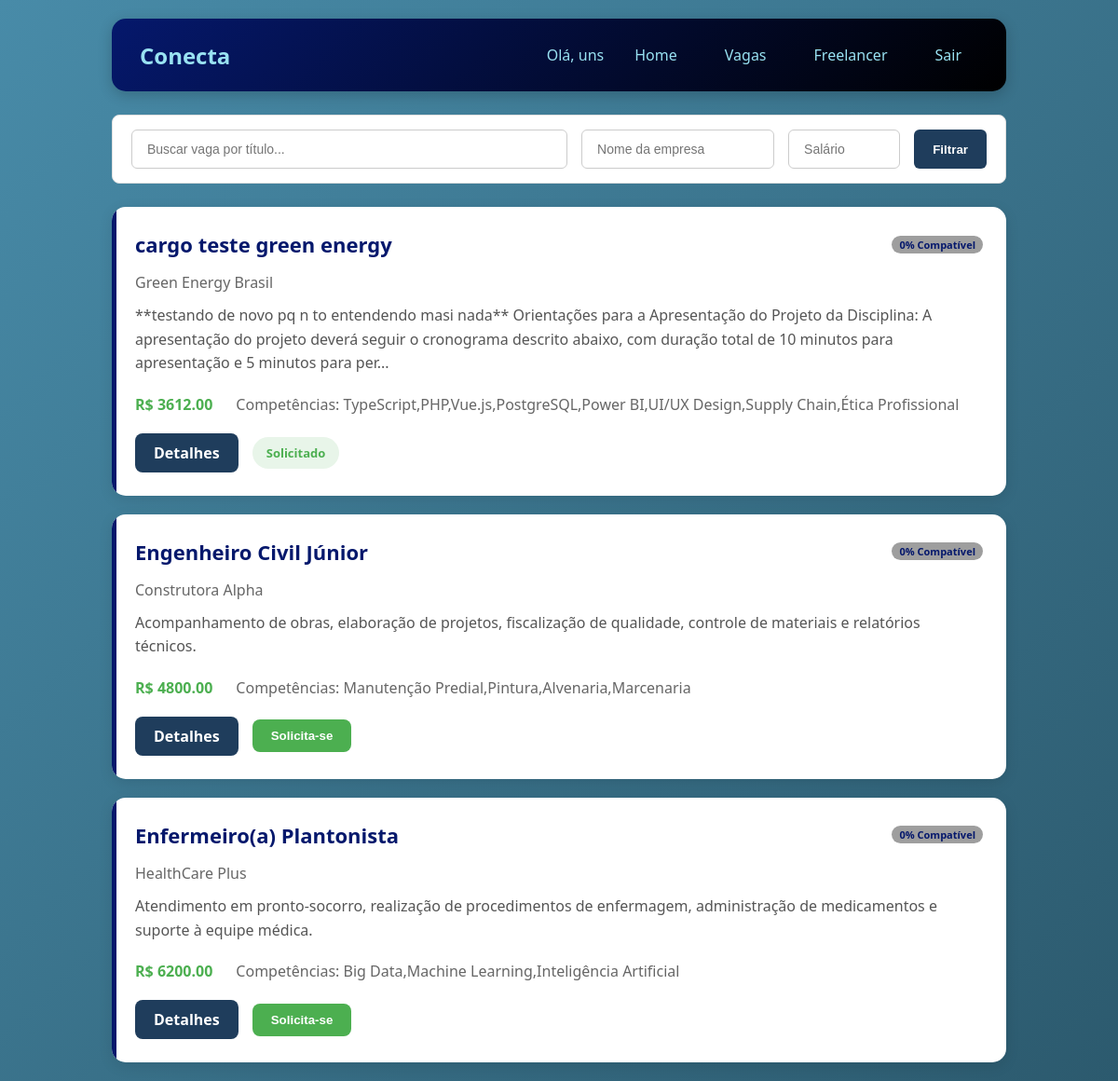
Screenshot of /vagas (signed in) with the database file from the repository.
### tables this page shows
CREATE TABLE vagas (
        id_vaga INTEGER PRIMARY KEY AUTOINCREMENT,
        titulo TEXT,
        descricao TEXT,
        salario REAL,
        cidade TEXT,
        regime TEXT,
        status TEXT DEFAULT 'ativa',
        data_publicacao TIMESTAMP DEFAULT CURRENT_TIMESTAMP,
        id_empresa INTEGER ,
        FOREIGN KEY (id_empresa) REFERENCES empresas (id_empresa)
    );

### routes/route_vagas.py (the view)
@bp_vagas.route('/vagas')
def listar_vagas():
    if 'usuario_id' not in session :
        return redirect('/')
    busca = request.args.get('busca', '')
    salario_min = request.args.get('salario_min', '')
    empresa = request.args.get('empresa', '')
    salario_min_float = float(salario_min) if salario_min else None
    vagas = Vaga.listar_todas(
        busca=busca if busca else None,
        salario_min=salario_min_float,
        empresa=empresa if empresa else None
    )
    id_funcionario = session['usuario_id']
    vagas_formatadas = []
    for vaga in vagas:
        vaga_dict = dict(vaga)
        vaga_dict['match_percent'] = Match.calcular(id_funcionario, vaga_dict['id_vaga'])
        vaga_dict['candidatou'] = CandidaturaCRUD.verificar_candidatura(id_funcionario, vaga_dict['id_vaga'])
        vagas_formatadas.append(vaga_dict)
    return render_template('vaga/vagas_listar.html', vagas=vagas_formatadas)

### CRUDs/candidatura.py (called while the page is built)
    @staticmethod
    def verificar_candidatura(id_funcionario, id_vaga):
        conn = get_connection()
        try:
            cursor = conn.cursor()
            cursor.execute('''
                SELECT 1 FROM candidaturas
                WHERE id_funcionario = ? AND id_vaga = ?
            ''', (id_funcionario, id_vaga))
            return cursor.fetchone() is not None
        finally:
            conn.close()

    @staticmethod
    def calcular(id_funcionario, id_vaga):
        conn = get_connection()
        try:
            cursor = conn.cursor()
            cursor.execute('SELECT COUNT(*) as total FROM vaga_competencias WHERE id_vaga = ?', (id_vaga,))
            total_vaga = cursor.fetchone()['total']
            if total_vaga == 0:
                return 0
            cursor.execute('''
                SELECT COUNT(*) as match
                FROM funcionario_competencias
                WHERE id_funcionario = ?
                AND id_competencia IN (SELECT id_competencia FROM vaga_competencias WHERE id_vaga = ?)
            ''', (id_funcionario, id_vaga))
            match_comp = cursor.fetchone()['match']
            percent_comp = (match_comp / total_vaga) * 100  #
            return round(percent_comp)
        finally:
            conn.close()

### database/connect.py (called while the page is built)
def get_connection():
    conn = sqlite3.connect(Config.DB_PATH)
    conn.execute("PRAGMA foreign_keys = ON;")
    conn.row_factory = sqlite3.Row
    return conn

### models/model_vagas.py (called while the page is built)
    @staticmethod
    def listar_todas(busca=None, salario_min=None, empresa=None, filtros=None):
        if filtros is None:
            filtros = {
                'busca': busca,
                'salario_min': salario_min,
                'empresa': empresa
        }
        return VagaCRUD.listar_todas(filtros)

    @staticmethod
    def calcular(id_funcionario, id_vaga):
        if id_funcionario <= 0 or id_vaga <= 0:
            return 0
        return MatchCRUD.calcular(id_funcionario, id_vaga)

### templates/vaga/vagas_listar.html (shortened to what this page needs)
<!DOCTYPE html>
<html lang="pt-br">
<head>
    <link rel="stylesheet" href="../static/css/vaga/vagas_list.css">
</head>
<body>
{% extends "menu.html" %}
{% block content %}
  <div class="filtros">
    <form method="GET" action="{{ url_for('vagas.listar_vagas') }}">
        <div class="filtros-inputs">
            <input type="text" name="busca" class="input-busca" placeholder=" Buscar vaga por título..." value="{{ busca or '' }}">
            <input type="text" name="empresa" placeholder=" Nome da empresa" value="{{ empresa or '' }}">
            <input type="number" name="salario_min" class="input-salario" placeholder=" Salário " value="{{ salario_min or '' }}" step="1000">
            <button type="submit" class="btn-filtrar"> Filtrar</button>
        </div>
    </form>
</div>
        <div class="vagas-container">
            {% if vagas %}
                {% for vaga in vagas %}
                    <div class="vaga-card">
                        <div class="vaga-header">
                            <h2>{{ vaga.titulo }}</h2>
                            {%if session.get('tipo') == 'funcionario' %}
                            {% set match = vaga.get('match_percent', 0) %}
                            <div class="match-badge
                                {% if match >= 70 %}high
                                {% elif match >= 40 %}medium
                                {% else %}low{% endif %}">
                                {{ match }}% Compatível
                            </div>
                            {% endif %}
                        </div>
                        <div class="empresa">{{ vaga.empresa_nome }}</div>
                        <p class="descricao">
                            {{ vaga.descricao[:250] }}{% if vaga.descricao|length > 250 %}...{% endif %}
                        </p>
                        <div class="info">
                            <div class="salario">
                                {% if vaga.salario %}
                                    R$ {{ "%.2f"|format(vaga.salario) }}
                                {% else %}
                                    Salário a combinar
                                {% endif %}
                            </div>
                            <div class="competencias">
                                Competências: {{ vaga.competencias or 'Não especificadas' }}
                            </div>
                        </div>
                        <div class="acoes">
                            <a href="{{ url_for('candidatar_se.detalhe_vaga', id_vaga=vaga.id_vaga) }}" class="btn-ver">Detalhes</a>
                            {% if vaga.get('candidatou') %}
                                <span class="badge-candidatado"> Solicitado </span>
                            {% else %}
                            {% if session.get('tipo') == 'funcionario' %}
                                <form action="{{ url_for('candidatar_se.candidatar_vaga', id_vaga=vaga.id_vaga) }}" method="POST" style="display: inline;">
                                    <button type="submit" class="btn-candidatar">Solicita-se</button>
                                </form>
                            {% endif %}
                            {% endif %}
                        </div>
                    </div>
                {% endfor %}
            {% endif %}
        </div>
    </div>
{% endblock %}

### static/css/vaga/vagas_list.css (style rules this page uses)
* { margin: 0; padding: 0; box-sizing: border-box; }
body { font-family: 'Segoe UI', Tahoma, Geneva, Verdana, sans-serif; background: linear-gradient(135deg, #488BA8 0%, #2c5a6e 100%); min-height: 100vh; }
.filtros { background: #ffffff; padding: 15px 20px; border-radius: 8px; border: 1px solid #e0e0e0; margin-bottom: 25px; width: 100%; box-sizing: border-box; }
.filtros form { width: 100%; }
.filtros-inputs { display: flex; gap: 15px; align-items: center; width: 100%; flex-wrap: wrap; }
.filtros-inputs input { flex: 1; padding: 10px 12px; border: 1px solid #cccccc; border-radius: 6px; font-size: 14px; outline: none; height: 42px; box-sizing: border-box; }
.filtros-inputs input.input-busca { flex: 3; }
.filtros-inputs input.input-salario { flex: 0.8; min-width: 120px; }
.btn-filtrar { background-color: #1f3d5c; color: #ffffff; border: none; padding: 0 25px; border-radius: 6px; font-weight: 600; cursor: pointer; height: 42px; display: flex; align-items: center; justify-content: center; transition: all 0.3s ease; }
.btn-filtrar { background-color: #1f3d5c; color: #ffffff; border: none; padding: 10px 20px; border-radius: 6px; font-weight: 600; cursor: pointer; text-align: center; transition: all 0.3s ease; }
.vagas-container { display: grid; gap: 20px; }
.vaga-card { background: white; border-radius: 15px; padding: 25px; box-shadow: 0 4px 15px rgba(0,0,0,0.1); transition: all 0.3s; position: relative; overflow: hidden; }
.vaga-card::before { content: ''; position: absolute; top: 0; left: 0; width: 5px; height: 100%; background: #05186c; }
.vaga-header { display: flex; justify-content: space-between; align-items: center; margin-bottom: 15px; flex-wrap: wrap; gap: 10px; }
.vaga-header h2 { color: #05186c; font-size: 22px; }
.match-badge { padding: 6px 15px; border-radius: 25px; color: white; font-size: 13px; font-weight: bold; }
.match-badge.low { background: #9E9E9E; }
.empresa { color: #666; margin-bottom: 12px; font-weight: 500; }
.descricao { color: #555; margin-bottom: 20px; line-height: 1.6; }
.info { display: flex; gap: 25px; margin-bottom: 20px; flex-wrap: wrap; }
.salario { color: #4CAF50; font-weight: bold; }
.competencias { color: #666; }
.acoes { display: flex; gap: 15px; align-items: center; flex-wrap: wrap; }
.btn-ver { background: #1f3d5c; color: white; padding: 10px 20px; border-radius: 8px; text-decoration: none; font-weight: 600; transition: all 0.3s; display: inline-block; }
.btn-candidatar { background: #4CAF50; color: white; padding: 10px 20px; border: none; border-radius: 8px; cursor: pointer; font-weight: 600; transition: all 0.3s; }
.badge-candidatado { background: #e8f5e9; color: #4CAF50; padding: 8px 15px; border-radius: 25px; font-size: 13px; font-weight: 600; }
.filtros-inputs input.input-salario { flex: 0.5; min-width: 120px; }

### static/css/home/homef.css (style rules this page uses)
* { margin: 0; padding: 0; box-sizing: border-box; }
body { font-family: 'Segoe UI', Tahoma, Geneva, Verdana, sans-serif; background: linear-gradient(135deg, #488BA8 0%, #2c5a6e 100%); min-height: 100vh; }
.match-badge { background: #e8f0fe; color: #05186c; padding: 2px 8px; border-radius: 12px; font-size: 11px; font-weight: 600; }

### rows the page displays
vagas: titulo "cargo teste green energy", match "0", empresa_nome "Green Energy Brasil", descricao "**testando de novo pq n to entendendo masi nada** Orientações para a Apresentação do Projeto da Disciplina: A apresentação do projeto deverá seguir o cronograma descrito abaixo, com duração total de 10 minutos para apresentação e 5 minutos para per", salario "3612.00", competencias "TypeScript,PHP,Vue.js,PostgreSQL,Power BI,UI/UX Design,Supply Chain,Ética Profissional", shows "Solicitado"
vagas: titulo "Engenheiro Civil Júnior", match "0", empresa_nome "Construtora Alpha", descricao "Acompanhamento de obras, elaboração de projetos, fiscalização de qualidade, controle de materiais e relatórios técnicos.", salario "4800.00", competencias "Manutenção Predial,Pintura,Alvenaria,Marcenaria"
vagas: titulo "Enfermeiro(a) Plantonista", match "0", empresa_nome "HealthCare Plus", descricao "Atendimento em pronto-socorro, realização de procedimentos de enfermagem, administração de medicamentos e suporte à equipe médica.", salario "6200.00", competencias "Big Data,Machine Learning,Inteligência Artificial"

### other values shown
{{ session.usuario_nome }} "uns"
